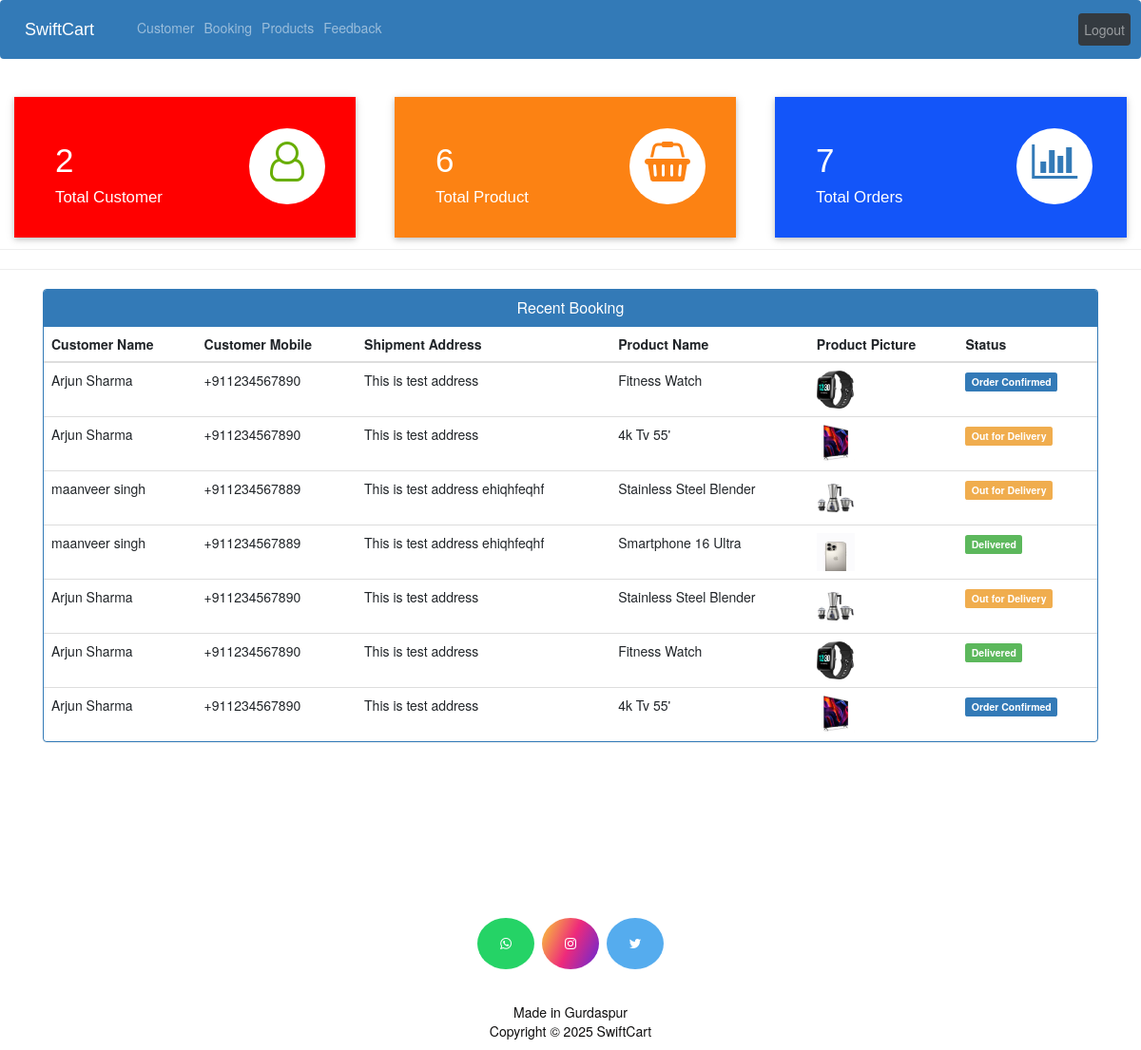
Page /admin-dashboard (signed in) on the committed database.
### ecom/models.py (models this page shows, shortened)
class Customer(models.Model):
    user=models.OneToOneField(User,on_delete=models.CASCADE)
    profile_pic= models.ImageField(upload_to='profile_pic/CustomerProfilePic/',null=True,blank=True)
    address = models.CharField(max_length=40)
    mobile = models.CharField(max_length=20,null=False)
    @property
    def get_name(self):
        return self.user.first_name+" "+self.user.last_name

class Orders(models.Model):
    STATUS =(
        ('Pending','Pending'),
        ('Order Confirmed','Order Confirmed'),
        ('Out for Delivery','Out for Delivery'),
        ('Delivered','Delivered'),
    )
    customer=models.ForeignKey('Customer', on_delete=models.CASCADE,null=True)
    product=models.ForeignKey('Product',on_delete=models.CASCADE,null=True)
    email = models.CharField(max_length=50,null=True)
    address = models.CharField(max_length=500,null=True)
    mobile = models.CharField(max_length=20,null=True)
    order_date= models.DateField(auto_now_add=True,null=True)
    status=models.CharField(max_length=50,null=True,choices=STATUS)

class Product(models.Model):
    name=models.CharField(max_length=40)
    product_image= models.ImageField(upload_to='product_image/',null=True,blank=True)
    price = models.PositiveIntegerField()
    description=models.CharField(max_length=100)

### ecom/views.py (the view)
# urls.py: path('admin-dashboard', views.admin_dashboard_view,name='admin-dashboard'),
@login_required(login_url='adminlogin')
def admin_dashboard_view(request):
    customercount=models.Customer.objects.all().count()
    productcount=models.Product.objects.all().count()
    ordercount=models.Orders.objects.all().count()
    orders=models.Orders.objects.all()
    ordered_products=[]
    ordered_bys=[]
    for order in orders:
        ordered_product=models.Product.objects.all().filter(id=order.product.id)
        ordered_by=models.Customer.objects.all().filter(id = order.customer.id)
        ordered_products.append(ordered_product)
        ordered_bys.append(ordered_by)
    mydict={
    'customercount':customercount,
    'productcount':productcount,
    'ordercount':ordercount,
    'data':zip(ordered_products,ordered_bys,orders),
    }
    return render(request,'ecom/admin_dashboard.html',context=mydict)

### templates/ecom/admin_dashboard.html
{% extends 'ecom/admin_base.html' %}
{% load static %}
{% block content %}
<br>
{%include 'ecom/admin_dashboard_cards.html'%}
<br><br><br><br><br>
<hr><hr>
<div class="container" >
    <div class="panel panel-primary" >
      <div class="panel-heading" style="text-align:center;">
        <h6 class="panel-title">Recent Booking</h6>
      </div>
      <table class="table table-hover" id="dev-table">
        <thead>
          <tr>
            <th>Customer Name</th>
            <th>Customer Mobile</th>
            <th>Shipment Address</th>
            <th>Product Name</th>
            <th>Product Picture</th>
            <th>Status</th>
          </tr>
        </thead>
        {% for product,customer,order in data %}
        <tr>
          {% for c in customer %}
          <td> {{c.get_name}}</td>
          <td>{{c.mobile}}</td>
          <td>{{order.address}}</td>
          {% endfor %}
          {% for p in product %}
          <td> {{p.name}}</td>
          <td> <img src="{% static p.product_image.url %}" alt="Profile Pic" height="40px" width="40px" /></td>
          {% if order.status == 'Pending'%}
          <td> <span class="label label-info">{{order.status}}</span></td>
          {% elif order.status == 'Delivered' %}
          <td> <span class="label label-success">{{order.status}}</span></td>
          {% elif order.status == 'Out for Delivery' %}
          <td> <span class="label label-warning">{{order.status}}</span></td>
          {%else%}
            <td> <span class="label label-primary">{{order.status}}</span></td>
          {%endif%}
          {% endfor %}
        </tr>
        {% endfor %}
      </table>
  </div>
</div>
{% endblock content %}

### rows in the picture
Orders: address "This is test address", status "Order Confirmed"
Customer: get_name "Arjun Sharma", mobile "+911234567890"
Product: name "Fitness Watch", product_image (picture)
Orders: address "This is test address", status "Out for Delivery"
Product: name "4k Tv 55'", product_image (picture)
Orders: address "This is test address ehiqhfeqhf", status "Out for Delivery"
Customer: get_name "maanveer singh", mobile "+911234567889"
Product: name "Stainless Steel Blender", product_image (picture)
Orders: address "This is test address ehiqhfeqhf", status "Delivered"
Product: name "Smartphone 16 Ultra", product_image (picture)
Orders: address "This is test address", status "Out for Delivery"
Orders: address "This is test address", status "Delivered"
Orders: address "This is test address", status "Order Confirmed"

### other values in the picture
{{ customercount }} "2"
{{ productcount }} "6"
{{ ordercount }} "7"
